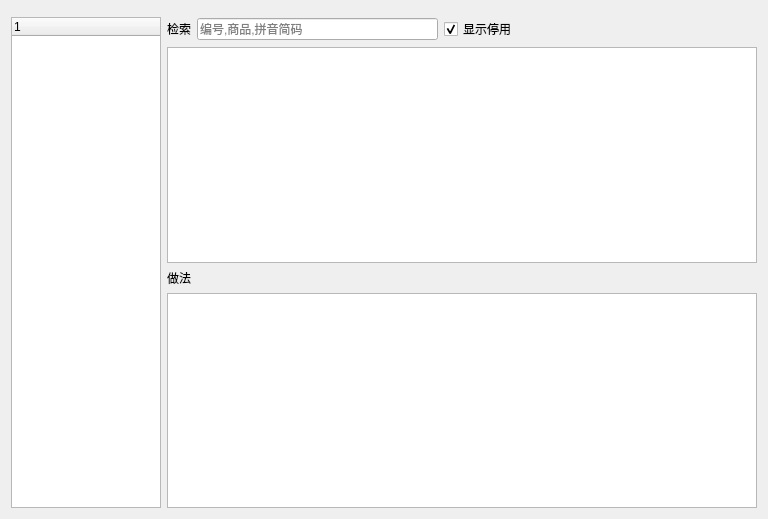
<?xml version="1.0" encoding="UTF-8"?>
<ui version="4.0">
 <class>w_bt_dish_cookset_Dialog</class>
 <widget class="QDialog" name="w_bt_dish_cookset_Dialog">
  <property name="geometry">
   <rect>
    <x>0</x>
    <y>0</y>
    <width>768</width>
    <height>519</height>
   </rect>
  </property>
  <property name="windowTitle">
   <string>Dialog</string>
  </property>
  <layout class="QGridLayout" name="gridLayout">
   <item row="0" column="0" colspan="2">
    <widget class="lds_toolbar" name="widget"/>
   </item>
   <item row="1" column="0">
    <widget class="lds_treeWidget" name="treeWidget">
     <property name="maximumSize">
      <size>
       <width>150</width>
       <height>16777215</height>
      </size>
     </property>
     <column>
      <property name="text">
       <string notr="true">1</string>
      </property>
     </column>
    </widget>
   </item>
   <item row="1" column="1">
    <layout class="QVBoxLayout" name="verticalLayout">
     <item>
      <layout class="QHBoxLayout" name="horizontalLayout">
       <item>
        <widget class="QLabel" name="label">
         <property name="text">
          <string>检索</string>
         </property>
         <property name="wordWrap">
          <bool>true</bool>
         </property>
        </widget>
       </item>
       <item>
        <widget class="lds_lineedit_clear" name="lineEdit">
         <property name="placeholderText">
          <string>编号,商品,拼音简码</string>
         </property>
        </widget>
       </item>
       <item>
        <widget class="QCheckBox" name="checkBox">
         <property name="text">
          <string>显示停用</string>
         </property>
         <property name="checked">
          <bool>true</bool>
         </property>
        </widget>
       </item>
       <item>
        <spacer name="horizontalSpacer">
         <property name="orientation">
          <enum>Qt::Horizontal</enum>
         </property>
         <property name="sizeHint" stdset="0">
          <size>
           <width>40</width>
           <height>20</height>
          </size>
         </property>
        </spacer>
       </item>
      </layout>
     </item>
     <item>
      <widget class="lds_tableView" name="tableView"/>
     </item>
     <item>
      <widget class="QLabel" name="label_2">
       <property name="styleSheet">
        <string notr="true"/>
       </property>
       <property name="text">
        <string>做法</string>
       </property>
      </widget>
     </item>
     <item>
      <widget class="lds_tableView" name="tableView_2"/>
     </item>
    </layout>
   </item>
  </layout>
 </widget>
 <customwidgets>
  <customwidget>
   <class>lds_tableView</class>
   <extends>QTableView</extends>
   <header>lds_tableview.h</header>
  </customwidget>
  <customwidget>
   <class>lds_toolbar</class>
   <extends>QFrame</extends>
   <header>lds_toolbar.h</header>
   <container>1</container>
  </customwidget>
  <customwidget>
   <class>lds_lineedit_clear</class>
   <extends>QLineEdit</extends>
   <header>lds_lineedit_clear.h</header>
  </customwidget>
  <customwidget>
   <class>lds_treeWidget</class>
   <extends>QTreeWidget</extends>
   <header>lds_treewidget.h</header>
  </customwidget>
 </customwidgets>
 <resources/>
 <connections/>
</ui>
